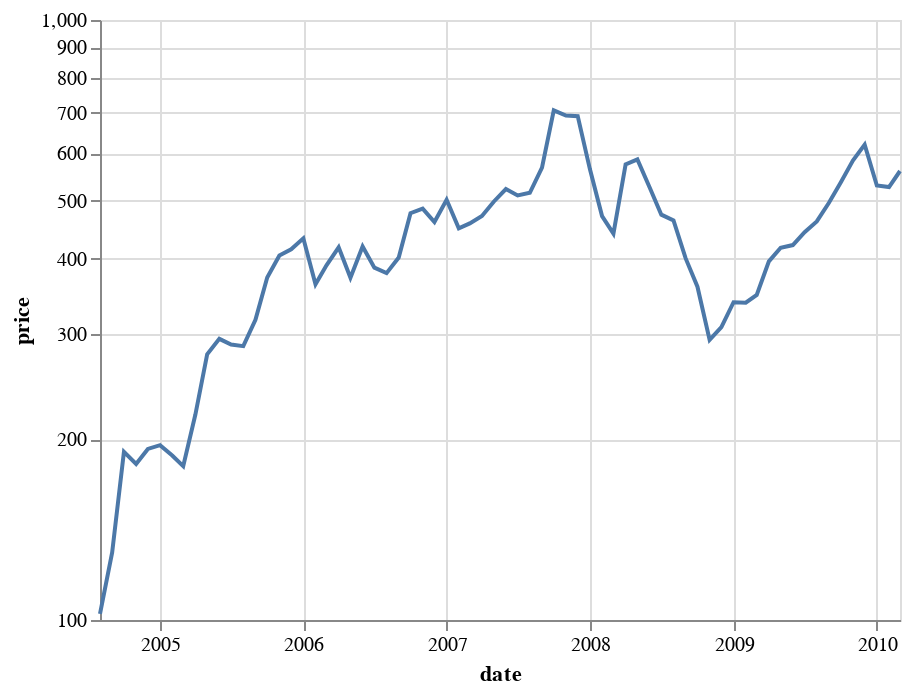

Write notebook code for a chart like this one.
### Markdown cell above
### Log scale

### Code cell
alt.Chart(GOOG).mark_line().encode(
    y=alt.Y('price:Q', scale=alt.Scale(type='log')),
    x='date:T',
)

### Figure 1 — Vega-Lite specification as saved in the notebook (floating-point values rounded to 4 significant figures)
{"config": {"view": {"continuousWidth": 400, "continuousHeight": 300}}, "data": {"name": "data-0fff2011ed9b71fa721c2b85edd74396"}, "mark": "line", "encoding": {"x": {"type": "temporal", "field": "date"}, "y": {"type": "quantitative", "field": "price", "scale": {"type": "log"}}}, "$schema": "https://vega.github.io/schema/vega-lite/v4.0.0.json", "datasets": {"data-0fff2011ed9b71fa721c2b85edd74396": [{"symbol": "GOOG", "date": "2004-08-01T00:00:00", "price": 102.4}, {"symbol": "GOOG", "date": "2004-09-01T00:00:00", "price": 129.6}, {"symbol": "GOOG", "date": "2004-10-01T00:00:00", "price": 190.6}, {"symbol": "GOOG", "date": "2004-11-01T00:00:00", "price": 182.0}, {"symbol": "GOOG", "date": "2004-12-01T00:00:00", "price": 192.8}, {"symbol": "GOOG", "date": "2005-01-01T00:00:00", "price": 195.6}, {"symbol": "GOOG", "date": "2005-02-01T00:00:00", "price": 188.0}, {"symbol": "GOOG", "date": "2005-03-01T00:00:00", "price": 180.5}, {"symbol": "GOOG", "date": "2005-04-01T00:00:00", "price": 220.0}, {"symbol": "GOOG", "date": "2005-05-01T00:00:00", "price": 277.3}, {"symbol": "GOOG", "date": "2005-06-01T00:00:00", "price": 294.1}, {"symbol": "GOOG", "date": "2005-07-01T00:00:00", "price": 287.8}, {"symbol": "GOOG", "date": "2005-08-01T00:00:00", "price": 286.0}, {"symbol": "GOOG", "date": "2005-09-01T00:00:00", "price": 316.5}, {"symbol": "GOOG", "date": "2005-10-01T00:00:00", "price": 372.1}, {"symbol": "GOOG", "date": "2005-11-01T00:00:00", "price": 404.9}, {"symbol": "GOOG", "date": "2005-12-01T00:00:00", "price": 414.9}, {"symbol": "GOOG", "date": "2006-01-01T00:00:00", "price": 432.7}, {"symbol": "GOOG", "date": "2006-02-01T00:00:00", "price": 362.6}, {"symbol": "GOOG", "date": "2006-03-01T00:00:00", "price": 390.0}, {"symbol": "GOOG", "date": "2006-04-01T00:00:00", "price": 417.9}, {"symbol": "GOOG", "date": "2006-05-01T00:00:00", "price": 371.8}, {"symbol": "GOOG", "date": "2006-06-01T00:00:00", "price": 419.3}, {"symbol": "GOOG", "date": "2006-07-01T00:00:00", "price": 386.6}, {"symbol": "GOOG", "date": "2006-08-01T00:00:00", "price": 378.5}, {"symbol": "GOOG", "date": "2006-09-01T00:00:00", "price": 401.9}, {"symbol": "GOOG", "date": "2006-10-01T00:00:00", "price": 476.4}, {"symbol": "GOOG", "date": "2006-11-01T00:00:00", "price": 484.8}, {"symbol": "GOOG", "date": "2006-12-01T00:00:00", "price": 460.5}, {"symbol": "GOOG", "date": "2007-01-01T00:00:00", "price": 501.5}, {"symbol": "GOOG", "date": "2007-02-01T00:00:00", "price": 449.4}, {"symbol": "GOOG", "date": "2007-03-01T00:00:00", "price": 458.2}, {"symbol": "GOOG", "date": "2007-04-01T00:00:00", "price": 471.4}, {"symbol": "GOOG", "date": "2007-05-01T00:00:00", "price": 497.9}, {"symbol": "GOOG", "date": "2007-06-01T00:00:00", "price": 522.7}, {"symbol": "GOOG", "date": "2007-07-01T00:00:00", "price": 510.0}, {"symbol": "GOOG", "date": "2007-08-01T00:00:00", "price": 515.2}, {"symbol": "GOOG", "date": "2007-09-01T00:00:00", "price": 567.3}, {"symbol": "GOOG", "date": "2007-10-01T00:00:00", "price": 707.0}, {"symbol": "GOOG", "date": "2007-11-01T00:00:00", "price": 693.0}, {"symbol": "GOOG", "date": "2007-12-01T00:00:00", "price": 691.5}, {"symbol": "GOOG", "date": "2008-01-01T00:00:00", "price": 564.3}, {"symbol": "GOOG", "date": "2008-02-01T00:00:00", "price": 471.2}, {"symbol": "GOOG", "date": "2008-03-01T00:00:00", "price": 440.5}, {"symbol": "GOOG", "date": "2008-04-01T00:00:00", "price": 574.3}, {"symbol": "GOOG", "date": "2008-05-01T00:00:00", "price": 585.8}, {"symbol": "GOOG", "date": "2008-06-01T00:00:00", "price": 526.4}, {"symbol": "GOOG", "date": "2008-07-01T00:00:00", "price": 473.8}, {"symbol": "GOOG", "date": "2008-08-01T00:00:00", "price": 463.3}, {"symbol": "GOOG", "date": "2008-09-01T00:00:00", "price": 400.5}, {"symbol": "GOOG", "date": "2008-10-01T00:00:00", "price": 359.4}, {"symbol": "GOOG", "date": "2008-11-01T00:00:00", "price": 293.0}, {"symbol": "GOOG", "date": "2008-12-01T00:00:00", "price": 307.6}, {"symbol": "GOOG", "date": "2009-01-01T00:00:00", "price": 338.5}, {"symbol": "GOOG", "date": "2009-02-01T00:00:00", "price": 338.0}, {"symbol": "GOOG", "date": "2009-03-01T00:00:00", "price": 348.1}, {"symbol": "GOOG", "date": "2009-04-01T00:00:00", "price": 396.0}, {"symbol": "GOOG", "date": "2009-05-01T00:00:00", "price": 417.2}, {"symbol": "GOOG", "date": "2009-06-01T00:00:00", "price": 421.6}, {"symbol": "GOOG", "date": "2009-07-01T00:00:00", "price": 443.1}, {"symbol": "GOOG", "date": "2009-08-01T00:00:00", "price": 461.7}, {"symbol": "GOOG", "date": "2009-09-01T00:00:00", "price": 495.9}, {"symbol": "GOOG", "date": "2009-10-01T00:00:00", "price": 536.1}, {"symbol": "GOOG", "date": "2009-11-01T00:00:00", "price": 583.0}, {"symbol": "GOOG", "date": "2009-12-01T00:00:00", "price": 620.0}, {"symbol": "GOOG", "date": "2010-01-01T00:00:00", "price": 529.9}, {"symbol": "GOOG", "date": "2010-02-01T00:00:00", "price": 526.8}, {"symbol": "GOOG", "date": "2010-03-01T00:00:00", "price": 560.2}]}}
